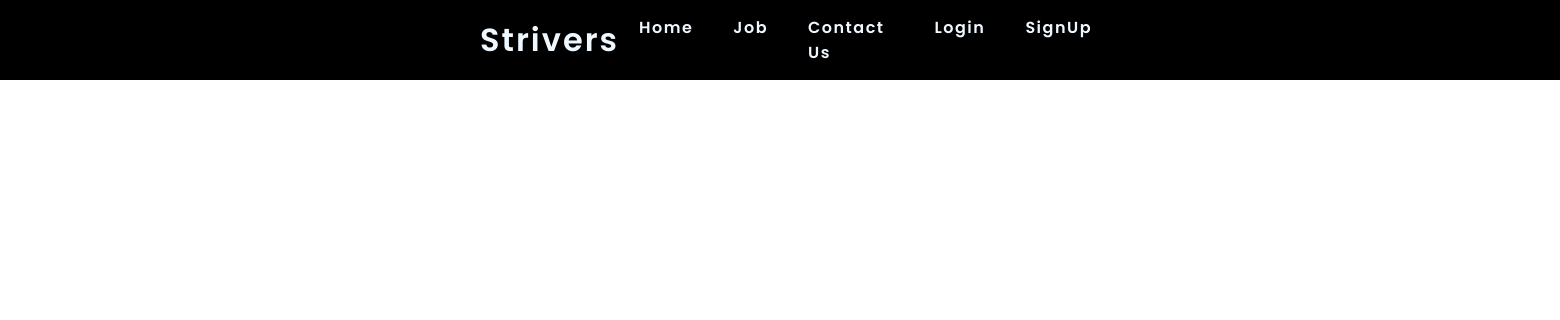
/job/ (signed in), run on an earlier commit of the app's database.
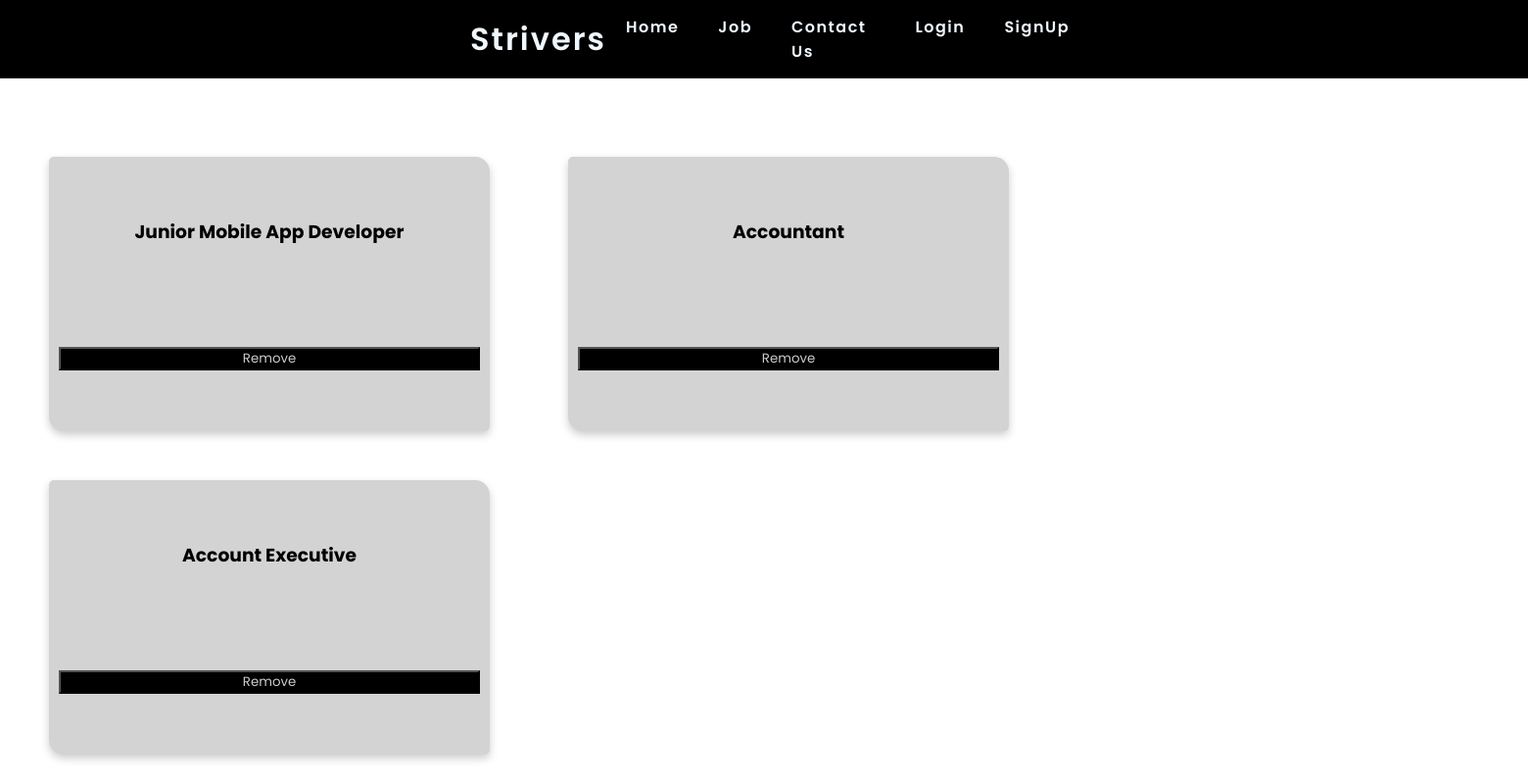
And on a later commit of the database.
### Job/models.py (models this page shows, shortened)
class JobDetails(models.Model):
    username = CharField(max_length=25)
    jobdetailurl= CharField(max_length=250)
    jobtitle = CharField(max_length=100)
    location=CharField(max_length=100)
    company_name=CharField(max_length=250)

### Job/views.py (the view)
# urls.py: path('job/',views.show_jobs,name='job'),
def show_jobs(request):
    username=request.user
    data = JobDetails.objects.filter(username=username)
    context={
        'job_data':data
    }
    return render(request,'job.html',context)

### Job/templates/job.html (shortened to what this page needs)
<!DOCTYPE html>
<html lang="en">
<head>
    {% load static %}
	<link rel="stylesheet" href="{% static 'css/style.css' %}">
	<link rel="stylesheet" href="{% static 'https://cdnjs.cloudflare.com/ajax/libs/font-awesome/4.7.0/css/font-awesome.min.css' %}">
	<link rel="stylesheet" href="{% static 'https://unicons.iconscout.com/release/v4.0.0/css/line.css' %}">
</head>
<body>
	{% include 'base.html' %}
    <div class="row">
          {% for job in job_data %}
            <form method="POST" action="remove_job">
            <div class="middle">
              <a href="{{job.jobdetailurl}}" class="card_link">
                <div class="card">
                    <h3>{{job.jobtitle}}</h3>
                  <input type="submit"
                  style="background-color: black; color:#ccc ;    width:100%"
                  value="Remove">
                </div>
              </a>
            </div>
            </form>
          {% endfor %}
    </div>
</body>
</html>

What changed in the data, as far as the page shows it:
added JobDetails: jobtitle "Junior Mobile App Developer"
added JobDetails: jobtitle "Accountant"
added JobDetails: jobtitle "Account Executive"
